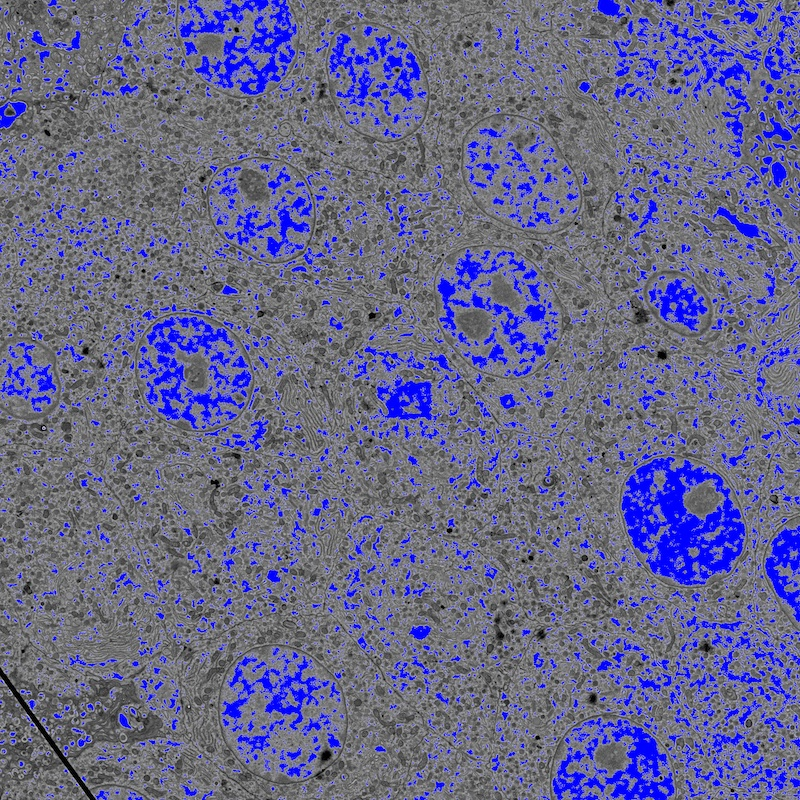
#> input picture scripts/image_filters/overlayer_example.jpg, 800 x 800 px
$ python img_to_label.py -i ../overlayer_example.jpg
#> lines starting #> are read from the running program, lines starting #| are printed output that depends on the picture; after the words box and inside, x2 and y2 are one past the last pixel; in counts of white or black regions, pixels touching at a corner belong together
#!usr/bin/env python3

"""
This tool converts images to labeled data.
Non-coloured data is labeled as 0 and coloured data is labeled as 1.
"""

__author__ = "devalk96"
__version__ = "0.2"

import os
import numpy as np
import argparse
import PIL
from PIL import Image

PIL.Image.MAX_IMAGE_PIXELS = 268435460


def process(arr: np.array, replacement=255) -> np.array:
    print("Processing image...\t(This might take a while)")
    arr[arr != 0] = replacement
    return arr


def argparser():
    parser = argparse.ArgumentParser(description='Convert tif to labels')
    parser.add_argument("--infile", "-i", help="input filename", required=True)
    parser.add_argument("--outfile", "-o", help="output filename")
    args = parser.parse_args()
    return args


def setup_paths(args) -> [str, str]:
    input = args.infile
    output = args.outfile
    if not output:
        basename = os.path.basename(input)
        output = input.replace(basename, basename.split(".")[0] + "_corrected." + basename.split(".")[1])
        print(f"No output path provided. Will export to: {output}")
    return input, output


def process_image(input: str) -> np.array:
#> called with input = '../overlayer_example.jpg'
    image = Image.open(input)
#> image is the input picture: PIL image 800x800 RGB; mean R, G, B 103, 102.7, 139.5
    if image.mode != "L":
        print(f"Converting image loaded in mode: {image.mode} to mode: L")
#| Converting image loaded in mode: RGB to mode: L
        image = image.convert("L")
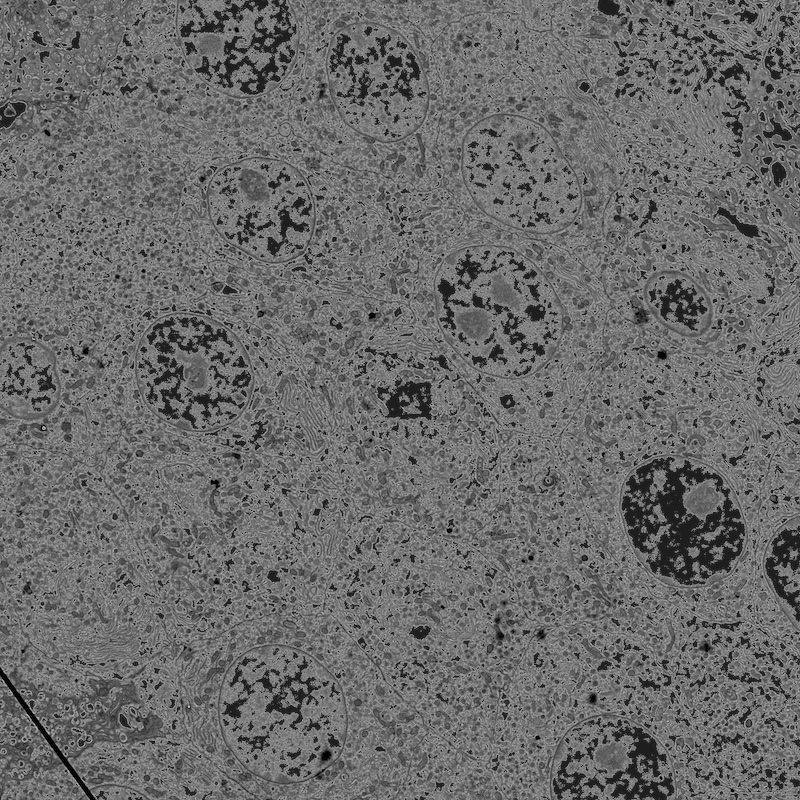
#> image: PIL image 800x800 L; min 0, max 207, mean 107
    else:
        print(f"Loaded image in mode: {image.mode}")

    arr: np.array = np.array(image)
    processed_array = process(arr, replacement=1)
#> in process, `arr[arr != 0] = replacement`:
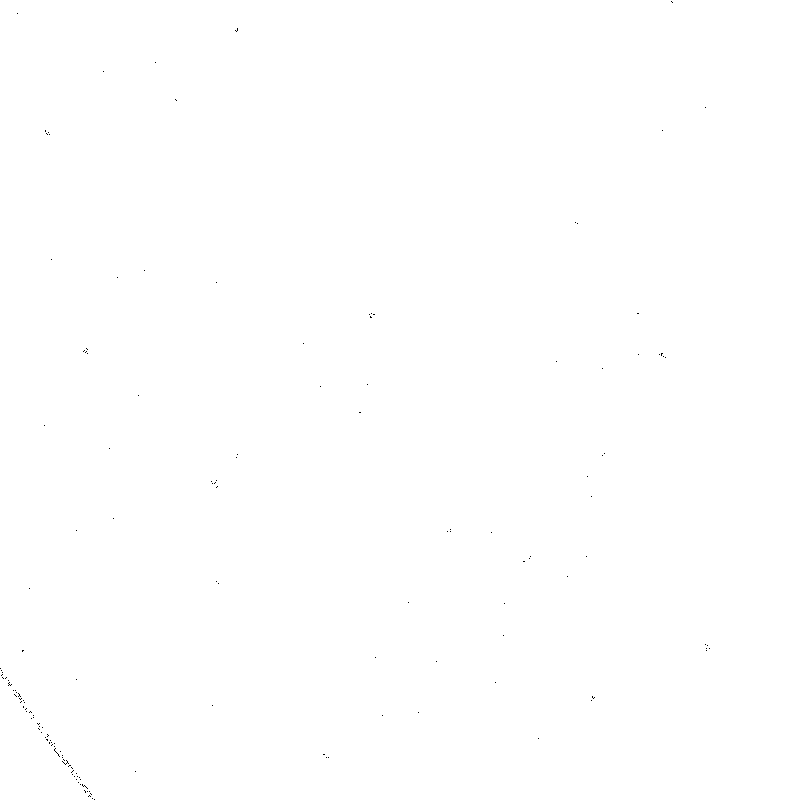
#> arr: shape (800, 800); values 0 (black) and 1 (white), 100% white; black in thin lines or dots, all inside (x1, y1, x2, y2) = (0, 1, 710, 800)
    return processed_array


def save_image(array, output_path):
    print(f"Saving image to {output_path}")
    Image.fromarray(array).save(output_path)


def main():
    input_path, output_path = setup_paths(argparser())
    result_array = process_image(input_path)
    save_image(result_array, output_path)


if __name__ == '__main__':
    main()
